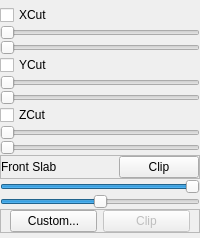
                        <widget class="QWidget" name="tabVolumeCut">
                         <property name="toolTip">
                          <string/>
                         </property>
                         <attribute name="title">
                          <string>Volume Cut</string>
                         </attribute>
                         <layout class="QVBoxLayout" name="verticalLayout_19">
                          <property name="spacing">
                           <number>0</number>
                          </property>
                          <property name="leftMargin">
                           <number>0</number>
                          </property>
                          <property name="topMargin">
                           <number>5</number>
                          </property>
                          <property name="rightMargin">
                           <number>0</number>
                          </property>
                          <property name="bottomMargin">
                           <number>5</number>
                          </property>
                          <item>
                           <widget class="QCheckBox" name="XCutCB">
                            <property name="toolTip">
                             <string>checked to lock cut volume</string>
                            </property>
                            <property name="text">
                             <string>XCut</string>
                            </property>
                           </widget>
                          </item>
                          <item>
                           <widget class="QSlider" name="XcminSlider">
                            <property name="focusPolicy">
                             <enum>Qt::WheelFocus</enum>
                            </property>
                            <property name="maximum">
                             <number>1</number>
                            </property>
                            <property name="orientation">
                             <enum>Qt::Horizontal</enum>
                            </property>
                            <property name="tickInterval">
                             <number>10</number>
                            </property>
                           </widget>
                          </item>
                          <item>
                           <widget class="QSlider" name="XcmaxSlider">
                            <property name="focusPolicy">
                             <enum>Qt::WheelFocus</enum>
                            </property>
                            <property name="maximum">
                             <number>1</number>
                            </property>
                            <property name="orientation">
                             <enum>Qt::Horizontal</enum>
                            </property>
                            <property name="tickInterval">
                             <number>10</number>
                            </property>
                           </widget>
                          </item>
                          <item>
                           <widget class="QCheckBox" name="YCutCB">
                            <property name="toolTip">
                             <string>checked to lock cut volume</string>
                            </property>
                            <property name="text">
                             <string>YCut</string>
                            </property>
                           </widget>
                          </item>
                          <item>
                           <widget class="QSlider" name="YcminSlider">
                            <property name="focusPolicy">
                             <enum>Qt::WheelFocus</enum>
                            </property>
                            <property name="maximum">
                             <number>1</number>
                            </property>
                            <property name="orientation">
                             <enum>Qt::Horizontal</enum>
                            </property>
                            <property name="tickInterval">
                             <number>10</number>
                            </property>
                           </widget>
                          </item>
                          <item>
                           <widget class="QSlider" name="YcmaxSlider">
                            <property name="focusPolicy">
                             <enum>Qt::WheelFocus</enum>
                            </property>
                            <property name="maximum">
                             <number>1</number>
                            </property>
                            <property name="orientation">
                             <enum>Qt::Horizontal</enum>
                            </property>
                            <property name="tickInterval">
                             <number>10</number>
                            </property>
                           </widget>
                          </item>
                          <item>
                           <widget class="QCheckBox" name="ZCutCB">
                            <property name="toolTip">
                             <string>checked to lock cut volume</string>
                            </property>
                            <property name="text">
                             <string>ZCut</string>
                            </property>
                           </widget>
                          </item>
                          <item>
                           <widget class="QSlider" name="ZcminSlider">
                            <property name="focusPolicy">
                             <enum>Qt::WheelFocus</enum>
                            </property>
                            <property name="maximum">
                             <number>1</number>
                            </property>
                            <property name="orientation">
                             <enum>Qt::Horizontal</enum>
                            </property>
                            <property name="tickInterval">
                             <number>10</number>
                            </property>
                           </widget>
                          </item>
                          <item>
                           <widget class="QSlider" name="ZcmaxSlider">
                            <property name="focusPolicy">
                             <enum>Qt::WheelFocus</enum>
                            </property>
                            <property name="maximum">
                             <number>1</number>
                            </property>
                            <property name="orientation">
                             <enum>Qt::Horizontal</enum>
                            </property>
                            <property name="tickInterval">
                             <number>10</number>
                            </property>
                           </widget>
                          </item>
                          <item>
                           <widget class="QFrame" name="frame_6">
                            <property name="frameShape">
                             <enum>QFrame::StyledPanel</enum>
                            </property>
                            <property name="frameShadow">
                             <enum>QFrame::Raised</enum>
                            </property>
                            <layout class="QHBoxLayout" name="horizontalLayout_16">
                             <property name="spacing">
                              <number>0</number>
                             </property>
                             <property name="leftMargin">
                              <number>0</number>
                             </property>
                             <property name="topMargin">
                              <number>0</number>
                             </property>
                             <property name="rightMargin">
                              <number>0</number>
                             </property>
                             <property name="bottomMargin">
                              <number>0</number>
                             </property>
                             <item>
                              <widget class="QLabel" name="label_3">
                               <property name="text">
                                <string>Front Slab</string>
                               </property>
                              </widget>
                             </item>
                             <item>
                              <widget class="QPushButton" name="freezeFrontBackButton">
                               <property name="sizePolicy">
                                <sizepolicy hsizetype="Maximum" vsizetype="Fixed">
                                 <horstretch>0</horstretch>
                                 <verstretch>0</verstretch>
                                </sizepolicy>
                               </property>
                               <property name="text">
                                <string>Clip</string>
                               </property>
                              </widget>
                             </item>
                            </layout>
                           </widget>
                          </item>
                          <item>
                           <widget class="QSlider" name="slabThicknessSlider">
                            <property name="focusPolicy">
                             <enum>Qt::NoFocus</enum>
                            </property>
                            <property name="toolTip">
                             <string>Adjust slab thickness</string>
                            </property>
                            <property name="minimum">
                             <number>2</number>
                            </property>
                            <property name="maximum">
                             <number>1000</number>
                            </property>
                            <property name="value">
                             <number>1000</number>
                            </property>
                            <property name="orientation">
                             <enum>Qt::Horizontal</enum>
                            </property>
                           </widget>
                          </item>
                          <item>
                           <widget class="QSlider" name="slabPositionSlider">
                            <property name="focusPolicy">
                             <enum>Qt::WheelFocus</enum>
                            </property>
                            <property name="toolTip">
                             <string>Adjust slab position</string>
                            </property>
                            <property name="minimum">
                             <number>-500</number>
                            </property>
                            <property name="maximum">
                             <number>500</number>
                            </property>
                            <property name="value">
                             <number>0</number>
                            </property>
                            <property name="sliderPosition">
                             <number>0</number>
                            </property>
                            <property name="orientation">
                             <enum>Qt::Horizontal</enum>
                            </property>
                           </widget>
                          </item>
                          <item>
                           <widget class="QFrame" name="frame_2">
                            <property name="frameShape">
                             <enum>QFrame::StyledPanel</enum>
                            </property>
                            <property name="frameShadow">
                             <enum>QFrame::Raised</enum>
                            </property>
                            <layout class="QHBoxLayout" name="horizontalLayout_9">
                             <property name="topMargin">
                              <number>0</number>
                             </property>
                             <property name="bottomMargin">
                              <number>0</number>
                             </property>
                             <item>
                              <widget class="QPushButton" name="defineClipPlaneButton">
                               <property name="text">
                                <string>Custom...</string>
                               </property>
                              </widget>
                             </item>
                             <item>
                              <widget class="QPushButton" name="customCutButton">
                               <property name="enabled">
                                <bool>false</bool>
                               </property>
                               <property name="text">
                                <string>Clip</string>
                               </property>
                              </widget>
                             </item>
                            </layout>
                           </widget>
                          </item>
                         </layout>
                        </widget>
